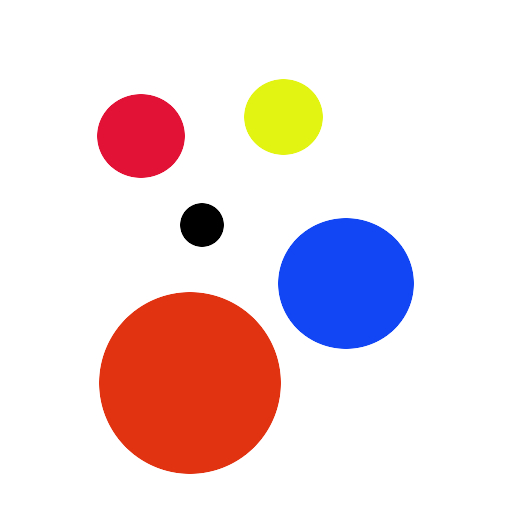
//> input picture redcirclethresh/circle.jpg, 512 x 512 px
$ ./main   (built with g++ and OpenCV 4)
//> lines starting //> are read from the running program, lines starting //| are printed output that depends on the picture; after the words box and inside, x2 and y2 are one past the last pixel; in counts of white or black regions, pixels touching at a corner belong together
#include "opencv2/highgui.hpp"
#include "opencv2/imgproc.hpp"

using namespace cv;
using namespace std;

int main(int argc, const char** argv)
{
  Mat img = imread("../circle.jpg");
//> img is the input picture: 512 rows x 512 cols, CV_8UC3; mean B, G, R 220.8, 218.1, 236.8
  Mat hsv;
  Mat threshed;
  double thresh = 0;
  double maxVal = 255;
  cvtColor(img, hsv, COLOR_BGR2HSV);
//> hsv: 512 rows x 512 cols, CV_8UC3; mean H, S, V 11.4, 45.2, 249.2
  Mat lower;
  Mat upper;
  inRange(hsv, Scalar(0, 100, 100), Scalar(10, 255, 255), lower);
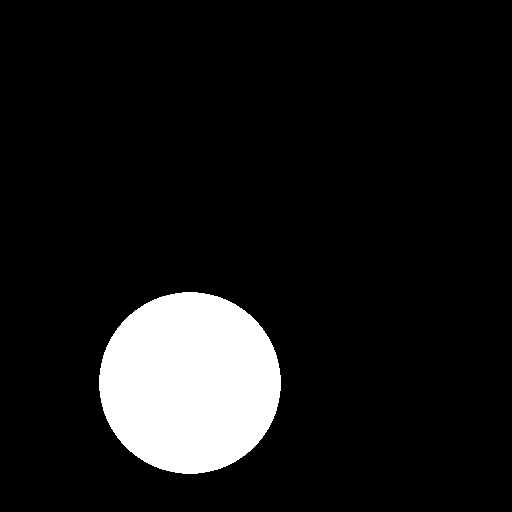
//> lower: 512 rows x 512 cols, CV_8UC1; 9.9% white; 1 white region, box (x1, y1, x2, y2) and area: (99, 292, 281, 474) 25920
  inRange(hsv, Scalar(160, 100, 100), Scalar(179, 255, 255), upper);
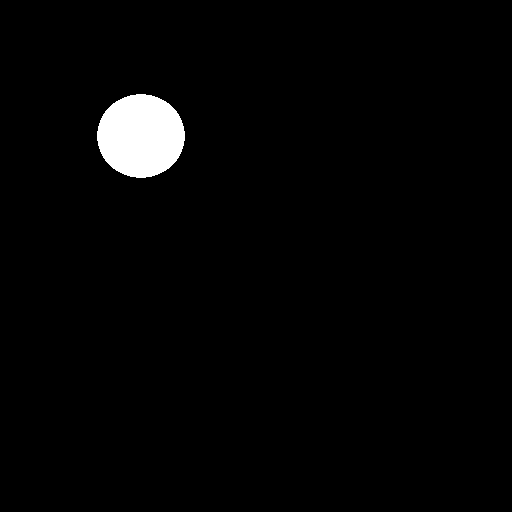
//> upper: 512 rows x 512 cols, CV_8UC1; 2.2% white; 1 white region, box (x1, y1, x2, y2) and area: (97, 94, 185, 178) 5760
  Mat red;
  addWeighted(lower, 1.0, upper, 1.0, 0.0, red);
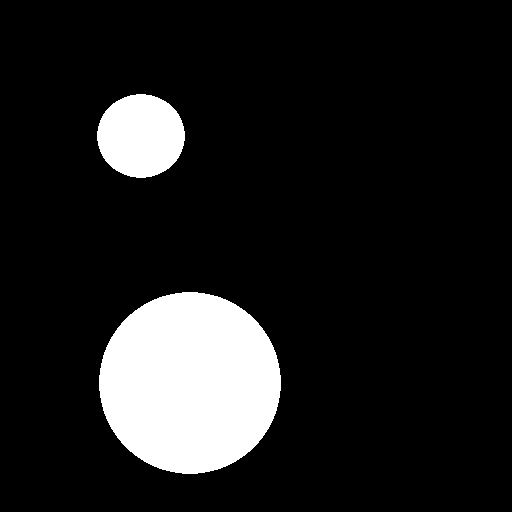
//> red: 512 rows x 512 cols, CV_8UC1; 12.1% white; 2 white regions, box (x1, y1, x2, y2) and area: (99, 292, 281, 474) 25920, (97, 94, 185, 178) 5760
  GaussianBlur(red, red, Size(3, 3), 2, 2);
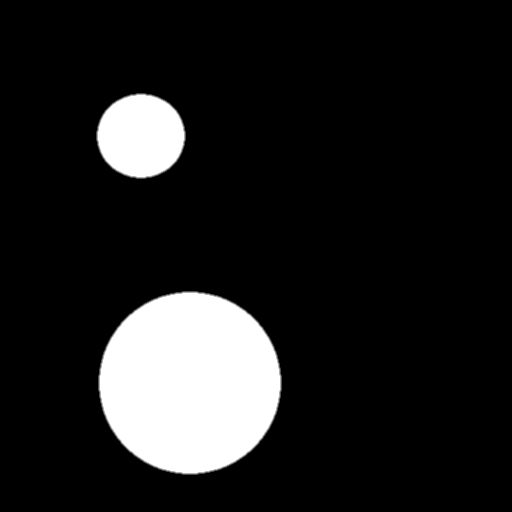
//> red: 512 rows x 512 cols, CV_8UC1; 0.82% of pixels changed, all inside (x1, y1, x2, y2) = (96, 93, 282, 475)
  vector<Vec3f> circles;

  //detects circles and stores in circles vector
  HoughCircles(red, circles, CV_HOUGH_GRADIENT, 1, red.rows/8, 100, 20);
//> circles = 2 circles (x, y, radius): [188.5, 382.5, 90.5], [140.5, 135.5, 43]

 	for(size_t current_circle = 0; current_circle < circles.size(); ++current_circle) {
 		  Point center(round(circles[current_circle][0]), round(circles[current_circle][1]));
 		  int radius = round(circles[current_circle][2]);
		  circle(img, center, radius, Scalar(0, 255, 0), 5);
	 }
//> this loop made 2 passes
//> (center, radius) on passes 1 to 2: (Point(189, 383), 91), (Point(141, 136), 43)
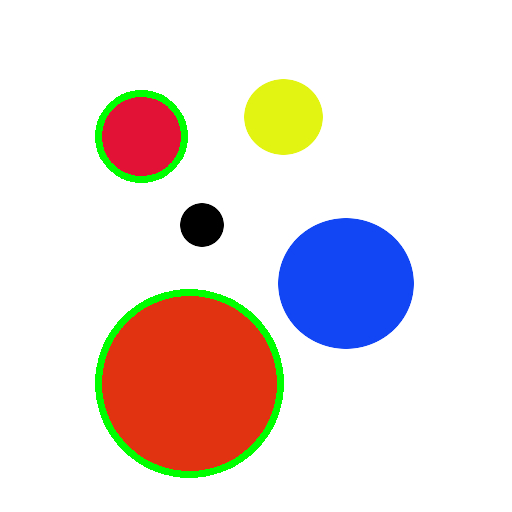
//> img: 512 rows x 512 cols, CV_8UC3; 2.23% of pixels changed, all inside (x1, y1, x2, y2) = (95, 90, 284, 478)

  imshow("normal", img);
  // imshow("upper", upper);
  // imshow("lower", lower);
  // imshow("red", red);
  waitKey(0);
  return 0;
}
